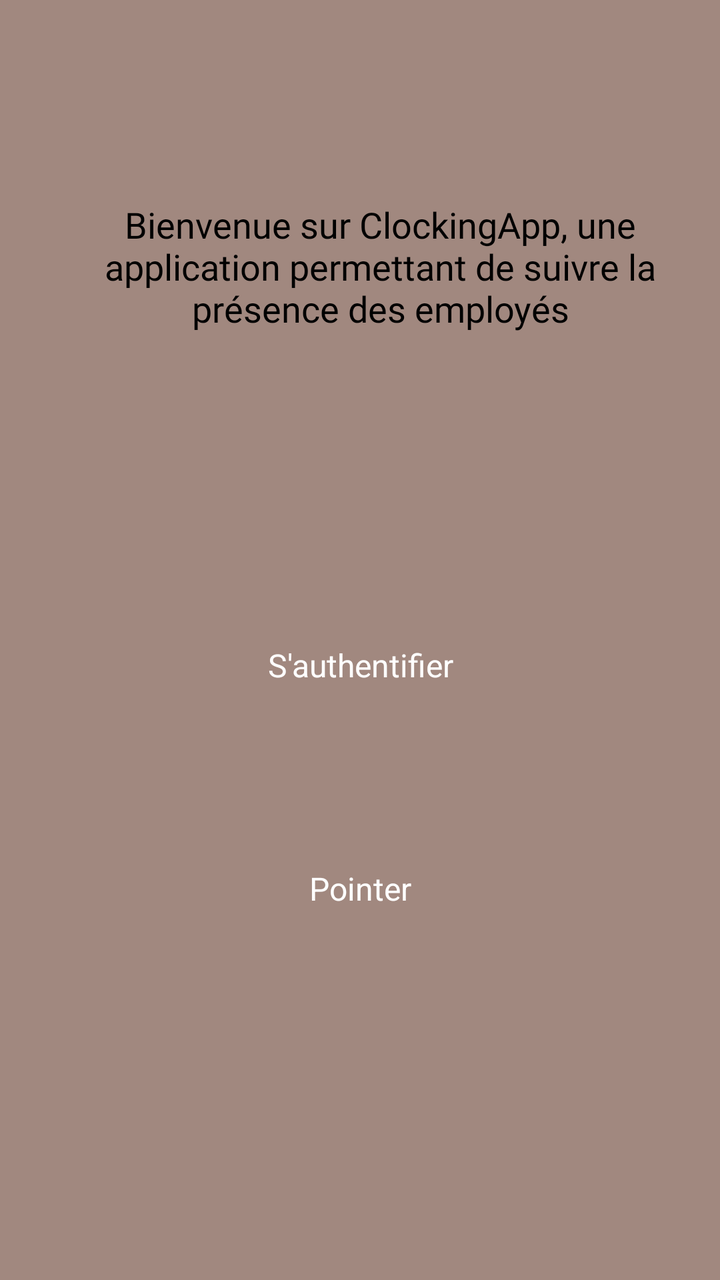
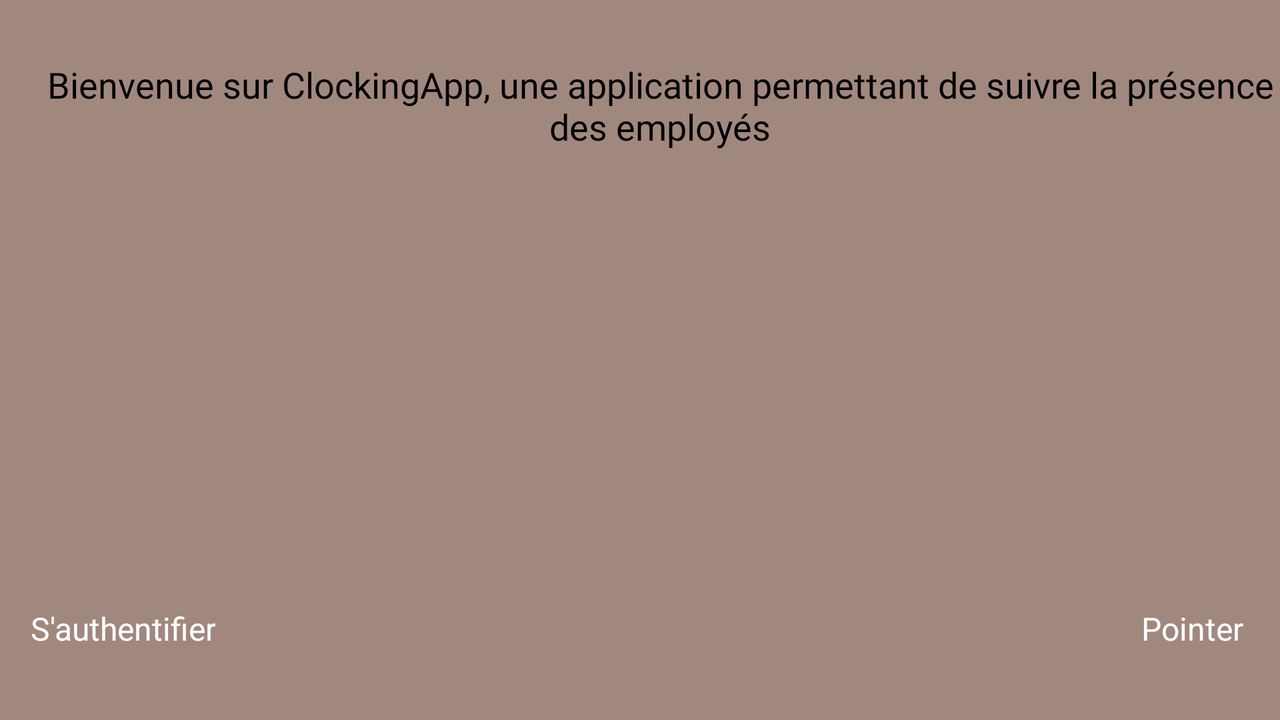

Two renders of one Android screen. The first uses the default layout on a phone; the second uses the alternative layout the repository ships for a different screen configuration, on a matching device. The two XML files are below.
<!-- AndroidManifest.xml: application theme MyAppTheme -->
<!-- res/layout/activity_start_screen.xml -->
<?xml version="1.0" encoding="utf-8"?>
<androidx.constraintlayout.widget.ConstraintLayout
    xmlns:android="http://schemas.android.com/apk/res/android"
    xmlns:app="http://schemas.android.com/apk/res-auto"
    xmlns:tools="http://schemas.android.com/tools"
    android:layout_width="match_parent"
    android:layout_height="match_parent"
    android:background="#a1887f"
    tools:context=".View.activity.StartScreen"
    android:orientation="vertical">


    <ImageView

        app:layout_constraintStart_toStartOf="parent"
        app:layout_constraintTop_toTopOf="parent"
        app:layout_constraintEnd_toEndOf="parent"
        android:id="@+id/imageView"
        android:layout_width="wrap_content"
        android:layout_height="wrap_content"
        android:layout_marginStart="150dp"
        android:layout_marginEnd="150dp"
        android:layout_marginTop="50dp"
        app:flow_horizontalBias="0.5"
        android:contentDescription="@string/todo"
        app:srcCompat="@drawable/logo" />

    <TextView
        android:gravity="center"
        app:layout_constraintStart_toStartOf="parent"
        app:layout_constraintTop_toBottomOf="@id/imageView"
        android:id="@+id/start_screen_welcome"
        android:layout_width="match_parent"
        android:fontFamily="@font/latoregular"
        android:textSize="18sp"
        android:textColor="@color/black"
        android:layout_marginStart="20dp"
        android:layout_gravity="center"
        android:layout_height="wrap_content"
        android:layout_marginTop="50dp"
        android:text="@string/welcomes" />

<androidx.constraintlayout.widget.ConstraintLayout
    app:layout_constraintStart_toStartOf="parent"
    app:layout_constraintEnd_toEndOf="parent"
    android:layout_width="match_parent"
    app:layout_constraintTop_toBottomOf="@+id/start_screen_welcome"
    app:layout_constraintBottom_toBottomOf="parent"
    android:layout_marginTop="50dp"
    android:layout_marginStart="10dp"
    android:layout_marginEnd="10dp"
    android:layout_marginBottom="20dp"
    android:layout_height="wrap_content">
    <Button
        app:layout_constraintStart_toStartOf="parent"
        android:id="@+id/start_screen_login_button"
        style="@style/my_single_button.blue"
        android:layout_gravity="center"
        android:layout_marginTop="10dp"
        android:text="@string/login_button_text"
        android:maxWidth="320dp"
        app:layout_constraintTop_toTopOf="parent"
        />
    <Button
        android:maxWidth="320dp"
        app:layout_constraintStart_toStartOf="parent"
        app:layout_constraintBottom_toBottomOf="parent"
        app:layout_constraintTop_toBottomOf="@id/start_screen_login_button"
        android:id="@+id/start_screen_clock_button"
        android:text="@string/menu_clock_button"
        android:layout_gravity="center"
        android:layout_marginTop="60dp"
        android:layout_marginBottom="70dp"
        style="@style/my_single_button.blue"/>


</androidx.constraintlayout.widget.ConstraintLayout>

</androidx.constraintlayout.widget.ConstraintLayout>
<!-- resources referenced by this layout -->
<resources>
  <color name="black">#FF000000</color>
  <string name="login_button_text">S\'authentifier</string>
  <string name="menu_clock_button">Pointer</string>
  <string name="todo">TODO</string>
  <string name="welcomes">Bienvenue sur ClockingApp, une application permettant
          de suivre la présence des employés</string>
  <style name="my_single_button.blue" parent="my_single_button">
          <item name="android:textSize">16sp</item>
          <item name="android:textColor">@color/white</item>
          <item name="android:background">@drawable/shapelogin</item>
          <item name="android:layout_width">match_parent</item>
          <item name="android:layout_height">wrap_content</item>
          <item name="android:padding">15dp</item>
          <item name="android:backgroundTint">@color/colorPrimary</item>
      </style>
  <style name="MyAppTheme" parent="Theme.AppCompat.Light.DarkActionBar">
          
          <item name="colorPrimary">@color/colorPrimary</item>
          <item name="colorPrimaryDark">@color/colorPrimaryDark</item>
          <item name="colorAccent">@color/colorAccent</item>
          <item name="android:alertDialogStyle">@style/MyAlertDialogStyle</item>
      </style>
  <style name="my_single_button" parent="@android:style/Widget.Button">
          <item name="android:textSize">16sp</item>
          <item name="android:textColor">@color/white</item>
          <item name="android:background">@drawable/shapelogin</item>
          <item name="android:layout_width">match_parent</item>
          <item name="android:layout_height">wrap_content</item>
          <item name="android:padding">15dp</item>
      </style>
  <color name="white">#FFFFFFFF</color>
  <color name="colorPrimary">#3F51B5</color>
  <color name="colorPrimaryDark">#303F9F</color>
  <color name="colorAccent">#FF4081</color>
  <style name="MyAlertDialogStyle" parent="Theme.AppCompat.Light.Dialog.Alert">
          <item name="colorAccent">@color/dialog_button</item>
          <item name="android:textColorPrimary">@color/dialog_button</item>
          <item name="android:colorBackground">@color/primaryColor</item>
          <item name="backgroundColor">@color/dialog_background</item>
          
          <item name="android:textColor">#212121</item>
          <item name="android:textColorSecondary">#757575</item>
      </style>
  <color name="dialog_button">#f5ef3c</color>
  <color name="primaryColor">#e91e63</color>
  <color name="dialog_background">#5fa3d0</color>
</resources>
<!-- res/layout-land/activity_start_screen.xml (the repository's variant of the layout above) -->
<!-- drawn on the phone turned sideways -->
<?xml version="1.0" encoding="utf-8"?>
<androidx.constraintlayout.widget.ConstraintLayout
    xmlns:android="http://schemas.android.com/apk/res/android"
    xmlns:app="http://schemas.android.com/apk/res-auto"
    xmlns:tools="http://schemas.android.com/tools"
    android:layout_width="match_parent"
    android:layout_height="match_parent"
    android:background="#a1887f"
    tools:context=".View.activity.StartScreen"
    android:orientation="vertical">


    <ImageView

        app:layout_constraintStart_toStartOf="parent"
        app:layout_constraintTop_toTopOf="parent"
        app:layout_constraintEnd_toEndOf="parent"
        android:id="@+id/imageView"
        android:layout_width="wrap_content"
        android:layout_height="wrap_content"
        android:layout_marginStart="150dp"
        android:layout_marginEnd="150dp"
        android:layout_marginTop="10dp"
        app:flow_horizontalBias="0.5"
        android:contentDescription="@string/todo"
        app:srcCompat="@drawable/logo" />

    <TextView
        android:gravity="center"
        app:layout_constraintStart_toStartOf="parent"
        app:layout_constraintTop_toBottomOf="@id/imageView"
        android:id="@+id/start_screen_welcome"
        android:layout_width="match_parent"
        android:fontFamily="@font/latoregular"
        android:textSize="18sp"
        android:textColor="@color/black"
        android:layout_marginStart="20dp"
        android:layout_gravity="center"
        android:layout_height="wrap_content"
        android:layout_marginTop="20dp"
        android:text="@string/welcomes" />



<androidx.constraintlayout.widget.ConstraintLayout
    android:orientation="horizontal"
    app:layout_constraintStart_toStartOf="parent"

    android:layout_width="match_parent"
    app:layout_constraintBottom_toBottomOf="parent"
    android:layout_marginBottom="20dp"
    android:layout_height="wrap_content">
    <Button
        android:id="@+id/start_screen_login_button"
        style="@style/my_button_two"
        app:layout_constraintStart_toStartOf="parent"
        android:text="@string/login_button_text"
        app:layout_constraintTop_toTopOf="parent"
        />
    <Button
        app:layout_constraintTop_toTopOf="parent"
        app:layout_constraintEnd_toEndOf="parent"
        android:id="@+id/start_screen_clock_button"
        style="@style/my_button_two"
        android:text="@string/menu_clock_button"
         />


</androidx.constraintlayout.widget.ConstraintLayout>

</androidx.constraintlayout.widget.ConstraintLayout>
<!-- resources referenced by the variant -->
<!-- as the phone turned sideways resolves them -->
<resources>
  <color name="black">#FF000000</color>
  <string name="login_button_text">S\'authentifier</string>
  <string name="menu_clock_button">Pointer</string>
  <string name="todo">TODO</string>
  <string name="welcomes">Bienvenue sur ClockingApp, une application permettant
          de suivre la présence des employés</string>
  <style name="my_button_two" parent="my_single_button">
          <item name="android:textSize">16sp</item>
          <item name="android:textColor">@color/white</item>
          <item name="android:background">@drawable/shapelogin</item>
          <item name="android:layout_width">wrap_content</item>
          <item name="android:layout_height">wrap_content</item>
          <item name="android:padding">15dp</item>
          <item name="android:backgroundTint">@color/colorPrimary</item>
      </style>
  <style name="MyAppTheme" parent="Theme.AppCompat.Light.DarkActionBar">
          
          <item name="colorPrimary">@color/colorPrimary</item>
          <item name="colorPrimaryDark">@color/colorPrimaryDark</item>
          <item name="colorAccent">@color/colorAccent</item>
          <item name="android:alertDialogStyle">@style/MyAlertDialogStyle</item>
      </style>
  <style name="my_single_button" parent="@android:style/Widget.Button">
          <item name="android:textSize">16sp</item>
          <item name="android:textColor">@color/white</item>
          <item name="android:background">@drawable/shapelogin</item>
          <item name="android:layout_width">match_parent</item>
          <item name="android:layout_height">wrap_content</item>
          <item name="android:padding">15dp</item>
      </style>
  <color name="white">#FFFFFFFF</color>
  <color name="colorPrimary">#3F51B5</color>
  <color name="colorPrimaryDark">#303F9F</color>
  <color name="colorAccent">#FF4081</color>
  <style name="MyAlertDialogStyle" parent="Theme.AppCompat.Light.Dialog.Alert">
          <item name="colorAccent">@color/dialog_button</item>
          <item name="android:textColorPrimary">@color/dialog_button</item>
          <item name="android:colorBackground">@color/primaryColor</item>
          <item name="backgroundColor">@color/dialog_background</item>
          
          <item name="android:textColor">#212121</item>
          <item name="android:textColorSecondary">#757575</item>
      </style>
  <color name="dialog_button">#f5ef3c</color>
  <color name="primaryColor">#e91e63</color>
  <color name="dialog_background">#5fa3d0</color>
</resources>
